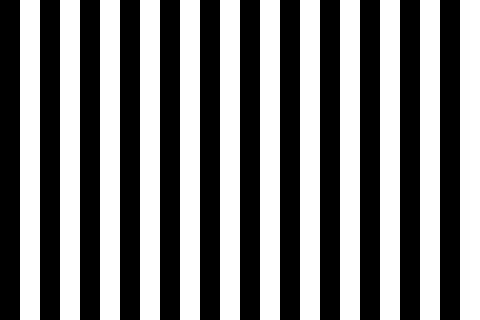

This figure's Python source:
import numpy as np
from PIL import Image


def rysuj_paski_w_obrazie(h, w, grubosc, odstep = 10):
    tab_obraz = np.ones((h, w))
    start = 0
    while start < max(h, w):
        for i in range(0, h):
            if start + grubosc < w:
                for j in range(start, grubosc + start):
                    tab_obraz[i][j] = 0
        start += odstep + grubosc
    tab = tab_obraz.astype(bool)
    return Image.fromarray(tab)


paski = rysuj_paski_w_obrazie(h=320, w=480, grubosc=20, odstep=20)
paski.save("paski.png")
